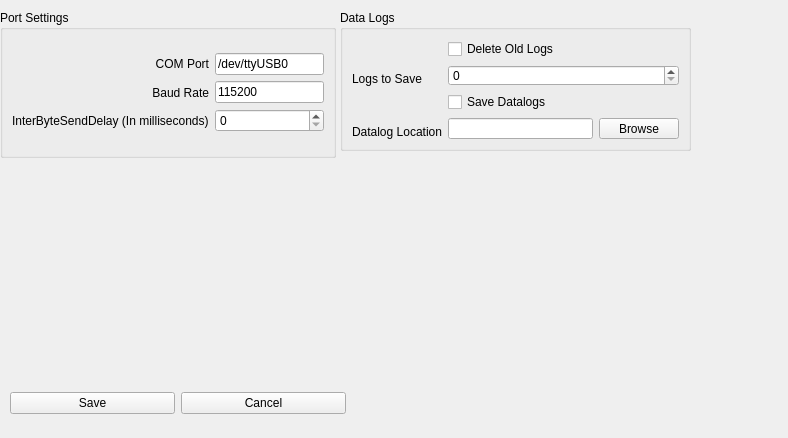
<?xml version="1.0" encoding="UTF-8"?>
<ui version="4.0">
 <class>ComSettings</class>
 <widget class="QWidget" name="ComSettings">
  <property name="geometry">
   <rect>
    <x>0</x>
    <y>0</y>
    <width>788</width>
    <height>438</height>
   </rect>
  </property>
  <property name="windowTitle">
   <string>Form</string>
  </property>
  <widget class="QGroupBox" name="groupBox_2">
   <property name="geometry">
    <rect>
     <x>340</x>
     <y>10</y>
     <width>351</width>
     <height>141</height>
    </rect>
   </property>
   <property name="title">
    <string>Data Logs</string>
   </property>
   <layout class="QVBoxLayout" name="verticalLayout_7">
    <item>
     <layout class="QHBoxLayout" name="horizontalLayout_4">
      <item>
       <layout class="QVBoxLayout" name="verticalLayout_6">
        <item>
         <spacer name="verticalSpacer">
          <property name="orientation">
           <enum>Qt::Vertical</enum>
          </property>
          <property name="sizeHint" stdset="0">
           <size>
            <width>20</width>
            <height>40</height>
           </size>
          </property>
         </spacer>
        </item>
        <item>
         <widget class="QLabel" name="label_4">
          <property name="text">
           <string>Logs to Save</string>
          </property>
         </widget>
        </item>
        <item>
         <spacer name="verticalSpacer_2">
          <property name="orientation">
           <enum>Qt::Vertical</enum>
          </property>
          <property name="sizeHint" stdset="0">
           <size>
            <width>20</width>
            <height>40</height>
           </size>
          </property>
         </spacer>
        </item>
        <item>
         <widget class="QLabel" name="label_3">
          <property name="text">
           <string>Datalog Location</string>
          </property>
         </widget>
        </item>
       </layout>
      </item>
      <item>
       <layout class="QVBoxLayout" name="verticalLayout_4">
        <item>
         <widget class="QCheckBox" name="clearDataLogsCheckBox">
          <property name="text">
           <string>Delete Old Logs</string>
          </property>
         </widget>
        </item>
        <item>
         <widget class="QSpinBox" name="logCountSpinBox"/>
        </item>
        <item>
         <widget class="QCheckBox" name="saveDataLogCheckBox">
          <property name="text">
           <string>Save Datalogs</string>
          </property>
         </widget>
        </item>
        <item>
         <layout class="QHBoxLayout" name="horizontalLayout_3">
          <item>
           <widget class="QLineEdit" name="datalogLocationLineEdit"/>
          </item>
          <item>
           <widget class="QPushButton" name="datalogLocationBrowseButton">
            <property name="text">
             <string>Browse</string>
            </property>
           </widget>
          </item>
         </layout>
        </item>
       </layout>
      </item>
     </layout>
    </item>
   </layout>
  </widget>
  <widget class="QWidget" name="">
   <property name="geometry">
    <rect>
     <x>10</x>
     <y>390</y>
     <width>336</width>
     <height>26</height>
    </rect>
   </property>
   <layout class="QHBoxLayout" name="horizontalLayout_2">
    <item>
     <widget class="QPushButton" name="savePushButton">
      <property name="text">
       <string>Save</string>
      </property>
     </widget>
    </item>
    <item>
     <widget class="QPushButton" name="cancelPushButton">
      <property name="text">
       <string>Cancel</string>
      </property>
     </widget>
    </item>
   </layout>
  </widget>
  <widget class="QGroupBox" name="groupBox">
   <property name="geometry">
    <rect>
     <x>0</x>
     <y>10</y>
     <width>336</width>
     <height>148</height>
    </rect>
   </property>
   <property name="title">
    <string>Port Settings</string>
   </property>
   <layout class="QVBoxLayout" name="verticalLayout_5">
    <item>
     <layout class="QHBoxLayout" name="horizontalLayout">
      <item>
       <layout class="QVBoxLayout" name="verticalLayout">
        <item>
         <widget class="QLabel" name="label">
          <property name="layoutDirection">
           <enum>Qt::LeftToRight</enum>
          </property>
          <property name="text">
           <string>COM Port</string>
          </property>
          <property name="alignment">
           <set>Qt::AlignRight|Qt::AlignTrailing|Qt::AlignVCenter</set>
          </property>
         </widget>
        </item>
        <item>
         <widget class="QLabel" name="label_2">
          <property name="text">
           <string>Baud Rate</string>
          </property>
          <property name="alignment">
           <set>Qt::AlignRight|Qt::AlignTrailing|Qt::AlignVCenter</set>
          </property>
         </widget>
        </item>
        <item>
         <widget class="QLabel" name="label_7">
          <property name="text">
           <string>InterByteSendDelay (In milliseconds)</string>
          </property>
         </widget>
        </item>
       </layout>
      </item>
      <item>
       <layout class="QVBoxLayout" name="verticalLayout_2">
        <item>
         <widget class="QLineEdit" name="portNameLineEdit">
          <property name="text">
           <string>/dev/ttyUSB0</string>
          </property>
         </widget>
        </item>
        <item>
         <widget class="QLineEdit" name="baudRateLineEdit">
          <property name="text">
           <string>115200</string>
          </property>
         </widget>
        </item>
        <item>
         <widget class="QSpinBox" name="interByteDelaySpinBox"/>
        </item>
       </layout>
      </item>
     </layout>
    </item>
   </layout>
  </widget>
 </widget>
 <resources/>
 <connections/>
</ui>
